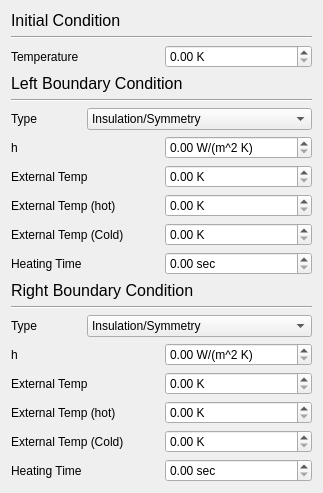
      <widget class="QWidget" name="TTab">
       <property name="geometry">
        <rect>
         <x>0</x>
         <y>0</y>
         <width>323</width>
         <height>464</height>
        </rect>
       </property>
       <attribute name="label">
        <string>Heat Conduction</string>
       </attribute>
       <layout class="QVBoxLayout" name="verticalLayout_4">
        <item>
         <widget class="QLabel" name="label_11">
          <property name="text">
           <string>&lt;!DOCTYPE HTML PUBLIC &quot;-//W3C//DTD HTML 4.0//EN&quot; &quot;http://www.w3.org/TR/REC-html40/strict.dtd&quot;&gt;
&lt;html&gt;&lt;head&gt;&lt;meta name=&quot;qrichtext&quot; content=&quot;1&quot; /&gt;&lt;style type=&quot;text/css&quot;&gt;
p, li { white-space: pre-wrap; }
&lt;/style&gt;&lt;/head&gt;&lt;body style=&quot; font-family:'Sans Serif'; font-size:9pt; font-weight:400; font-style:normal;&quot;&gt;
&lt;p style=&quot; margin-top:0px; margin-bottom:0px; margin-left:0px; margin-right:0px; -qt-block-indent:0; text-indent:0px;&quot;&gt;&lt;span style=&quot; font-size:12pt;&quot;&gt;Initial Condition&lt;/span&gt;&lt;/p&gt;&lt;/body&gt;&lt;/html&gt;</string>
          </property>
         </widget>
        </item>
        <item>
         <widget class="Line" name="line_4">
          <property name="orientation">
           <enum>Qt::Horizontal</enum>
          </property>
         </widget>
        </item>
        <item>
         <layout class="QHBoxLayout" name="horizontalLayout_10">
          <item>
           <widget class="QLabel" name="label_12">
            <property name="text">
             <string>Temperature</string>
            </property>
           </widget>
          </item>
          <item>
           <widget class="QDoubleSpinBox" name="spinTInit">
            <property name="suffix">
             <string> K</string>
            </property>
            <property name="maximum">
             <double>9999.989999999999782</double>
            </property>
           </widget>
          </item>
         </layout>
        </item>
        <item>
         <widget class="QLabel" name="label_13">
          <property name="text">
           <string>&lt;!DOCTYPE HTML PUBLIC &quot;-//W3C//DTD HTML 4.0//EN&quot; &quot;http://www.w3.org/TR/REC-html40/strict.dtd&quot;&gt;
&lt;html&gt;&lt;head&gt;&lt;meta name=&quot;qrichtext&quot; content=&quot;1&quot; /&gt;&lt;style type=&quot;text/css&quot;&gt;
p, li { white-space: pre-wrap; }
&lt;/style&gt;&lt;/head&gt;&lt;body style=&quot; font-family:'Sans Serif'; font-size:9pt; font-weight:400; font-style:normal;&quot;&gt;
&lt;p style=&quot; margin-top:0px; margin-bottom:0px; margin-left:0px; margin-right:0px; -qt-block-indent:0; text-indent:0px;&quot;&gt;&lt;span style=&quot; font-size:12pt;&quot;&gt;Left Boundary Condition&lt;/span&gt;&lt;/p&gt;&lt;/body&gt;&lt;/html&gt;</string>
          </property>
         </widget>
        </item>
        <item>
         <widget class="Line" name="line_5">
          <property name="orientation">
           <enum>Qt::Horizontal</enum>
          </property>
         </widget>
        </item>
        <item>
         <layout class="QHBoxLayout" name="horizontalLayout_15">
          <item>
           <widget class="QLabel" name="label_15">
            <property name="text">
             <string>Type</string>
            </property>
           </widget>
          </item>
          <item>
           <widget class="QComboBox" name="comboLeftBC">
            <property name="currentIndex">
             <number>0</number>
            </property>
            <item>
             <property name="text">
              <string>Insulation/Symmetry</string>
             </property>
            </item>
            <item>
             <property name="text">
              <string>Convection</string>
             </property>
            </item>
            <item>
             <property name="text">
              <string>Convection (Multiple Temperatures)</string>
             </property>
            </item>
           </widget>
          </item>
         </layout>
        </item>
        <item>
         <layout class="QHBoxLayout" name="horizontalLayout_11">
          <item>
           <widget class="QLabel" name="lbch">
            <property name="text">
             <string>h</string>
            </property>
           </widget>
          </item>
          <item>
           <widget class="QDoubleSpinBox" name="spinHLeft">
            <property name="suffix">
             <string> W/(m^2 K)</string>
            </property>
            <property name="maximum">
             <double>999.990000000000009</double>
            </property>
           </widget>
          </item>
         </layout>
        </item>
        <item>
         <layout class="QHBoxLayout" name="horizontalLayout_14">
          <item>
           <widget class="QLabel" name="lbctext">
            <property name="text">
             <string>External Temp</string>
            </property>
           </widget>
          </item>
          <item>
           <widget class="QDoubleSpinBox" name="spinTExtLeft">
            <property name="suffix">
             <string> K</string>
            </property>
            <property name="maximum">
             <double>9999.989999999999782</double>
            </property>
           </widget>
          </item>
         </layout>
        </item>
        <item>
         <layout class="QHBoxLayout" name="horizontalLayout_13">
          <item>
           <widget class="QLabel" name="lbctexthot">
            <property name="text">
             <string>External Temp (hot)</string>
            </property>
           </widget>
          </item>
          <item>
           <widget class="QDoubleSpinBox" name="spinTExtHotLeft">
            <property name="suffix">
             <string> K</string>
            </property>
            <property name="maximum">
             <double>9999.989999999999782</double>
            </property>
           </widget>
          </item>
         </layout>
        </item>
        <item>
         <layout class="QHBoxLayout" name="horizontalLayout_12">
          <item>
           <widget class="QLabel" name="lbctextcold">
            <property name="text">
             <string>External Temp (Cold)</string>
            </property>
           </widget>
          </item>
          <item>
           <widget class="QDoubleSpinBox" name="spinTExtColdLeft">
            <property name="suffix">
             <string> K</string>
            </property>
            <property name="maximum">
             <double>9999.989999999999782</double>
            </property>
           </widget>
          </item>
         </layout>
        </item>
        <item>
         <layout class="QHBoxLayout" name="horizontalLayout_20">
          <item>
           <widget class="QLabel" name="lbctheat">
            <property name="text">
             <string>Heating Time</string>
            </property>
           </widget>
          </item>
          <item>
           <widget class="QDoubleSpinBox" name="spinTHeatLeft">
            <property name="suffix">
             <string> sec</string>
            </property>
            <property name="maximum">
             <double>999999.989999999990687</double>
            </property>
           </widget>
          </item>
         </layout>
        </item>
        <item>
         <widget class="QLabel" name="label_19">
          <property name="text">
           <string>&lt;!DOCTYPE HTML PUBLIC &quot;-//W3C//DTD HTML 4.0//EN&quot; &quot;http://www.w3.org/TR/REC-html40/strict.dtd&quot;&gt;
&lt;html&gt;&lt;head&gt;&lt;meta name=&quot;qrichtext&quot; content=&quot;1&quot; /&gt;&lt;style type=&quot;text/css&quot;&gt;
p, li { white-space: pre-wrap; }
&lt;/style&gt;&lt;/head&gt;&lt;body style=&quot; font-family:'Sans Serif'; font-size:9pt; font-weight:400; font-style:normal;&quot;&gt;
&lt;p style=&quot; margin-top:0px; margin-bottom:0px; margin-left:0px; margin-right:0px; -qt-block-indent:0; text-indent:0px;&quot;&gt;&lt;span style=&quot; font-size:12pt;&quot;&gt;Right Boundary Condition&lt;/span&gt;&lt;/p&gt;&lt;/body&gt;&lt;/html&gt;</string>
          </property>
         </widget>
        </item>
        <item>
         <widget class="Line" name="line_6">
          <property name="orientation">
           <enum>Qt::Horizontal</enum>
          </property>
         </widget>
        </item>
        <item>
         <layout class="QHBoxLayout" name="horizontalLayout_9">
          <item>
           <widget class="QLabel" name="label_14">
            <property name="text">
             <string>Type</string>
            </property>
           </widget>
          </item>
          <item>
           <widget class="QComboBox" name="comboRightBC">
            <item>
             <property name="text">
              <string>Insulation/Symmetry</string>
             </property>
            </item>
            <item>
             <property name="text">
              <string>Convection</string>
             </property>
            </item>
            <item>
             <property name="text">
              <string>Convection (Multiple Temperatures)</string>
             </property>
            </item>
           </widget>
          </item>
         </layout>
        </item>
        <item>
         <layout class="QHBoxLayout" name="horizontalLayout_16">
          <item>
           <widget class="QLabel" name="rbch">
            <property name="text">
             <string>h</string>
            </property>
           </widget>
          </item>
          <item>
           <widget class="QDoubleSpinBox" name="spinHRight">
            <property name="suffix">
             <string> W/(m^2 K)</string>
            </property>
            <property name="maximum">
             <double>9999.989999999999782</double>
            </property>
           </widget>
          </item>
         </layout>
        </item>
        <item>
         <layout class="QHBoxLayout" name="horizontalLayout_17">
          <item>
           <widget class="QLabel" name="rbctext">
            <property name="text">
             <string>External Temp</string>
            </property>
           </widget>
          </item>
          <item>
           <widget class="QDoubleSpinBox" name="spinTExtRight">
            <property name="suffix">
             <string> K</string>
            </property>
            <property name="maximum">
             <double>9999.989999999999782</double>
            </property>
           </widget>
          </item>
         </layout>
        </item>
        <item>
         <layout class="QHBoxLayout" name="horizontalLayout_18">
          <item>
           <widget class="QLabel" name="rbctexthot">
            <property name="text">
             <string>External Temp (hot)</string>
            </property>
           </widget>
          </item>
          <item>
           <widget class="QDoubleSpinBox" name="spinTExtHotRight">
            <property name="suffix">
             <string> K</string>
            </property>
            <property name="maximum">
             <double>9999.989999999999782</double>
            </property>
           </widget>
          </item>
         </layout>
        </item>
        <item>
         <layout class="QHBoxLayout" name="horizontalLayout_19">
          <item>
           <widget class="QLabel" name="rbctextcold">
            <property name="text">
             <string>External Temp (Cold)</string>
            </property>
           </widget>
          </item>
          <item>
           <widget class="QDoubleSpinBox" name="spinTExtColdRight">
            <property name="suffix">
             <string> K</string>
            </property>
            <property name="maximum">
             <double>9999.989999999999782</double>
            </property>
           </widget>
          </item>
         </layout>
        </item>
        <item>
         <layout class="QHBoxLayout" name="horizontalLayout_21">
          <item>
           <widget class="QLabel" name="rbctheat">
            <property name="text">
             <string>Heating Time</string>
            </property>
           </widget>
          </item>
          <item>
           <widget class="QDoubleSpinBox" name="spinTHeatRight">
            <property name="suffix">
             <string> sec</string>
            </property>
            <property name="maximum">
             <double>999999.989999999990687</double>
            </property>
           </widget>
          </item>
         </layout>
        </item>
        <item>
         <spacer name="verticalSpacer_2">
          <property name="orientation">
           <enum>Qt::Vertical</enum>
          </property>
          <property name="sizeHint" stdset="0">
           <size>
            <width>20</width>
            <height>8</height>
           </size>
          </property>
         </spacer>
        </item>
       </layout>
      </widget>
